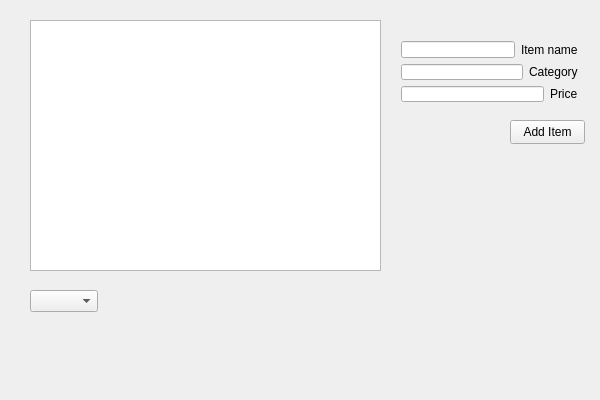
<?xml version="1.0" encoding="UTF-8"?>
<ui version="4.0">
 <class>UserWindowClass</class>
 <widget class="QWidget" name="UserWindowClass">
  <property name="geometry">
   <rect>
    <x>0</x>
    <y>0</y>
    <width>600</width>
    <height>400</height>
   </rect>
  </property>
  <property name="windowTitle">
   <string>UserWindow</string>
  </property>
  <widget class="QListWidget" name="listWidgetItems">
   <property name="geometry">
    <rect>
     <x>30</x>
     <y>20</y>
     <width>351</width>
     <height>251</height>
    </rect>
   </property>
  </widget>
  <widget class="QComboBox" name="comboBox">
   <property name="geometry">
    <rect>
     <x>30</x>
     <y>290</y>
     <width>68</width>
     <height>22</height>
    </rect>
   </property>
  </widget>
  <widget class="QPushButton" name="pushButtonAdd">
   <property name="geometry">
    <rect>
     <x>510</x>
     <y>120</y>
     <width>75</width>
     <height>24</height>
    </rect>
   </property>
   <property name="text">
    <string>Add Item</string>
   </property>
  </widget>
  <widget class="QWidget" name="">
   <property name="geometry">
    <rect>
     <x>390</x>
     <y>30</y>
     <width>199</width>
     <height>83</height>
    </rect>
   </property>
   <layout class="QVBoxLayout" name="verticalLayout">
    <item>
     <layout class="QHBoxLayout" name="horizontalLayout">
      <item>
       <widget class="QLineEdit" name="lineEditName"/>
      </item>
      <item>
       <widget class="QLabel" name="label">
        <property name="text">
         <string>Item name</string>
        </property>
       </widget>
      </item>
     </layout>
    </item>
    <item>
     <layout class="QHBoxLayout" name="horizontalLayout_2">
      <item>
       <widget class="QLineEdit" name="lineEditCategory"/>
      </item>
      <item>
       <widget class="QLabel" name="label_2">
        <property name="text">
         <string>Category</string>
        </property>
       </widget>
      </item>
     </layout>
    </item>
    <item>
     <layout class="QHBoxLayout" name="horizontalLayout_3">
      <item>
       <widget class="QLineEdit" name="lineEditPrice"/>
      </item>
      <item>
       <widget class="QLabel" name="label_3">
        <property name="text">
         <string>Price</string>
        </property>
       </widget>
      </item>
     </layout>
    </item>
   </layout>
  </widget>
 </widget>
 <layoutdefault spacing="6" margin="11"/>
 <resources>
  <include location="UserWindow.qrc"/>
 </resources>
 <connections/>
</ui>
